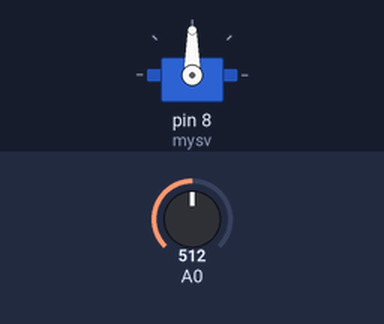
The sketch below on a simulated Arduino Uno, built with avr-gcc and run on an emulated ATmega328P. On the bench: servo. Inputs (shaded band) come from the test bench; at power-on: A0 = 512.

Above: at 1.2 s.
1.3 s: A0 set to 716
At 2.5 s:
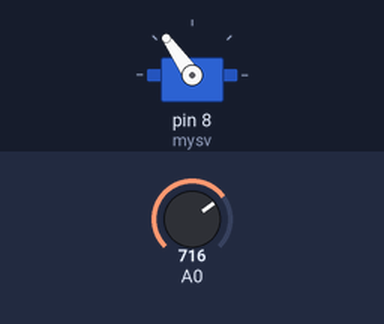
2.8 s: A0 set to 900
At 3.9 s:
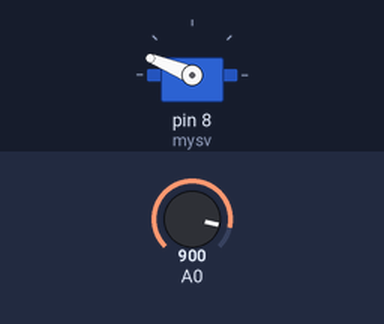
4.3 s: A0 set to 1023
At 5.1 s:
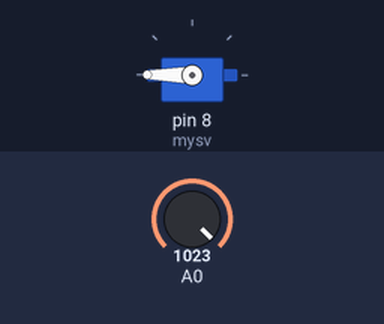
5.8 s: A0 set to 306
At 6.4 s:
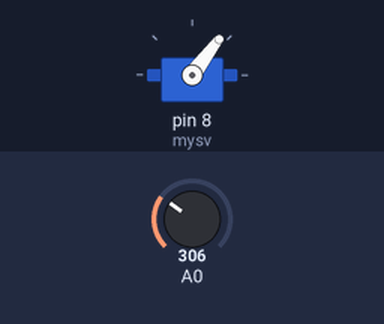
7.3 s: A0 set to 122
At 7.7 s:
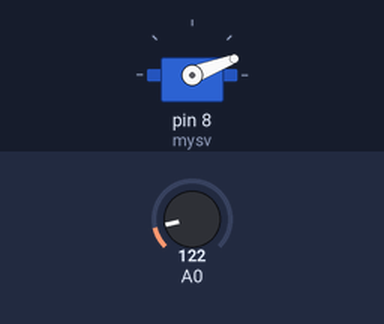
Timing chart, 0 to 9.8 s (numbered marks = the images above; inputs shaded):
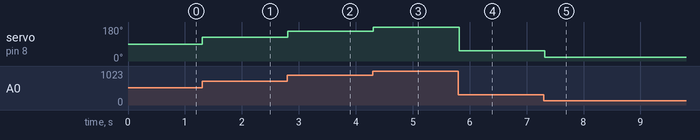

The sketch:

7segment01.ino
```cpp
#include <Servo.h>
Servo mysv; // Servo 크래스를 사용한다.

void setup() {
  mysv. attach(8); // 8번 핀으로 초기화합니다.
}
// 아날로그 A0번의 값(0~1023)을 읽어 0~90도로 매핑해서 작동한다

void loop() {
  mysv.write(map(analogRead(A0), 0, 1023, 0 ,180));
  delay(100);
}
```

Measured:
- after the input at 1.3 s, servo on pin 8 (mysv): 90° → 125° at once
- after the input at 2.8 s, servo on pin 8 (mysv): 125° → 158° at once
- after the input at 4.3 s, servo on pin 8 (mysv): 158° → 180° at once
- after the input at 5.8 s, servo on pin 8 (mysv): 180° → 53° at once
- after the input at 7.3 s, servo on pin 8 (mysv): 53° → 21° at once
